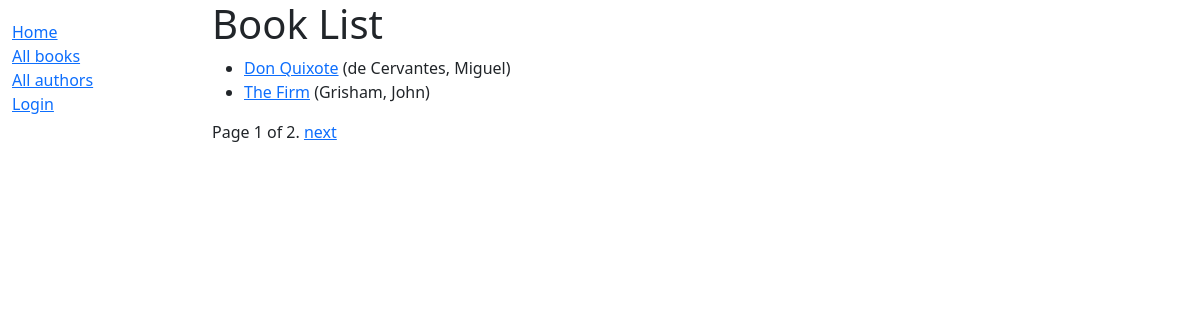
/catalog/books/, run on the app's committed database.
### catalog/models.py (models this page shows, shortened)
class Book(models.Model):
    title = models.CharField(max_length=200)
    author = models.ForeignKey('Author', on_delete=models.SET_NULL, null=True)
    language=models.ForeignKey(Language, on_delete=models.SET_NULL, null=True,help_text='Select a language for this book')
    summary = models.TextField(max_length=1000, help_text='Enter a brief description of the book')
    isbn = models.CharField('ISBN', max_length=13, unique=True,
                             help_text='13 Character <a href="https://www.isbn-international.org/content/what-isbn">ISBN number</a>')
    genre = models.ManyToManyField(Genre, help_text='Select a genre for this book')

class Author(models.Model):
    first_name = models.CharField(max_length=100)
    last_name = models.CharField(max_length=100)
    date_of_birth = models.DateField(null=True, blank=True)
    date_of_death = models.DateField('Died', null=True, blank=True)
    class Meta:
        ordering = ['last_name', 'first_name']
    def __str__(self):
        return f'{self.last_name}, {self.first_name}'

### catalog/views.py (the view)
# urls.py: path('books/', views.BookListView.as_view(), name='books'),
class BookListView(generic.ListView):
    model = Book
    paginate_by = 2
    """     context_object_name = 'book_list'   # your own name for the list as a template variable
        def get_queryset(self):
            return Book.objects.all() """

### catalog/templates/catalog/book_list.html
{% extends "catalog/layout.html" %}
{% block content %}
  <h1>Book List</h1>
  {% if book_list %}
  <ul>
    {% for book in book_list %}
      <li>
        <a href="{% url 'catalog:book-detail' book.id %}">{{ book.title }}</a> ({{book.author}})
      </li>
    {% endfor %}
  </ul>
  {% else %}
    <p>There are no books in the library.</p>
  {% endif %}
{% endblock %}

### data on the page
Book: title "Don Quixote", author "de Cervantes, Miguel"
Book: title "The Firm", author "Grisham, John"

### other printed values
{{ page_obj.number }} "1"
{{ page_obj.paginator.num_pages }} "2"
